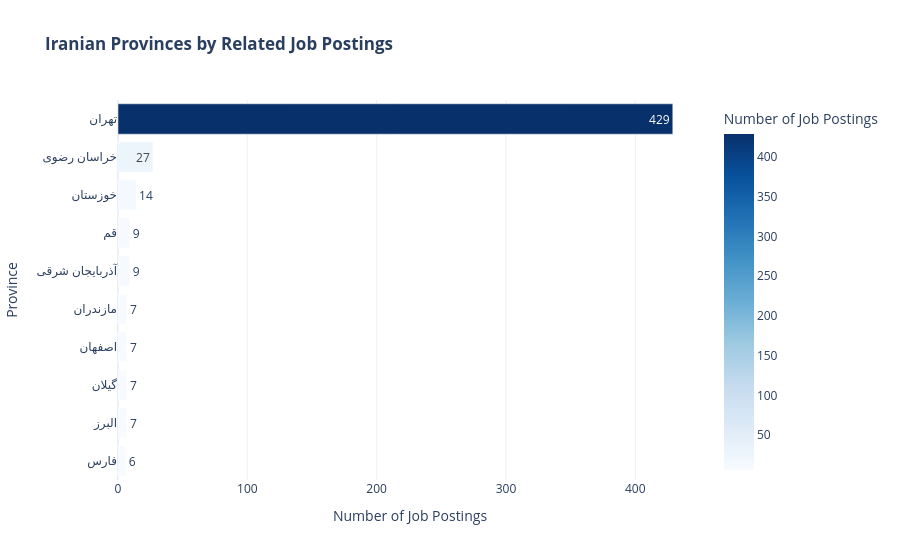

The notebook cell saved with this chart:
### Code cell
import plotly.express as px

# 1. Aggregate counts by Province
province_counts = data['province'].value_counts().reset_index()
province_counts.columns = ['province', 'job_count']

# Filter out nulls/unspecified locations
province_counts = province_counts.dropna().head(10)

# 2. Plot horizontal bar chart
fig_province = px.bar(
    province_counts,
    x='job_count',
    y='province',
    orientation='h',
    title='<b>Top 10 Iranian Provinces by Related Job Postings</b>',
    labels={'job_count': 'Number of Job Postings', 'province': 'Province'},
    color='job_count',
    color_continuous_scale='Blues',
    text='job_count'
)

# Reverse y-axis so top province is at the top
fig_province.update_layout(
    yaxis={'categoryorder': 'total ascending'},
    showlegend=False,
    template='plotly_white'
)

fig_province.show()

### Figure 1 — Plotly figure (JSON) as saved in the notebook; plotly's stock layout.template omitted (floating-point values rounded to 4 significant figures)
{"data": [{"hovertemplate": "Number of Job Postings=%{marker.color}<br>Province=%{y}<extra></extra>", "legendgroup": "", "marker": {"color": [429, 27, 14, 9, 9, 7, 7, 7, 7, 6], "coloraxis": "coloraxis", "pattern": {"shape": ""}}, "name": "", "orientation": "h", "showlegend": false, "text": [429.0, 27.0, 14.0, 9.0, 9.0, 7.0, 7.0, 7.0, 7.0, 6.0], "textposition": "auto", "type": "bar", "x": [429, 27, 14, 9, 9, 7, 7, 7, 7, 6], "xaxis": "x", "y": ["تهران", "خراسان رضوی", "خوزستان", "آذربایجان شرقی", "قم", "البرز", "گیلان", "اصفهان", "مازندران", "فارس"], "yaxis": "y"}], "layout": {"barmode": "relative", "coloraxis": {"colorbar": {"title": {"text": "Number of Job Postings"}}, "colorscale": [[0, "rgb(247,251,255)"], [0.125, "rgb(222,235,247)"], [0.25, "rgb(198,219,239)"], [0.375, "rgb(158,202,225)"], [0.5, "rgb(107,174,214)"], [0.625, "rgb(66,146,198)"], [0.75, "rgb(33,113,181)"], [0.875, "rgb(8,81,156)"], [1, "rgb(8,48,107)"]]}, "legend": {"tracegroupgap": 0}, "showlegend": false, "title": {"text": "<b>Iranian Provinces by Related Job Postings</b>"}, "xaxis": {"anchor": "y", "domain": [0, 1], "title": {"text": "Number of Job Postings"}}, "yaxis": {"anchor": "x", "categoryorder": "total ascending", "domain": [0, 1], "title": {"text": "Province"}}}}
